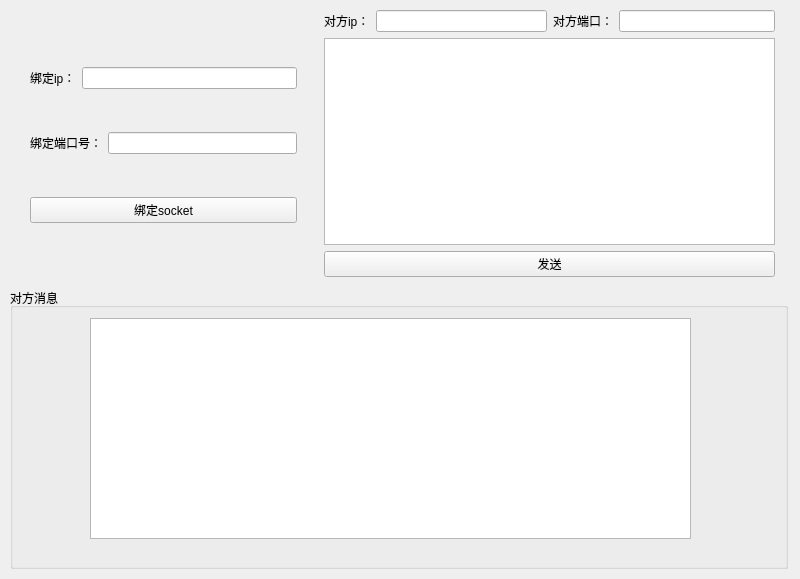
<?xml version="1.0" encoding="UTF-8"?>
<ui version="4.0">
 <class>Widget</class>
 <widget class="QWidget" name="Widget">
  <property name="geometry">
   <rect>
    <x>0</x>
    <y>0</y>
    <width>800</width>
    <height>579</height>
   </rect>
  </property>
  <property name="windowTitle">
   <string>Widget</string>
  </property>
  <widget class="QGroupBox" name="groupBox">
   <property name="geometry">
    <rect>
     <x>10</x>
     <y>288</y>
     <width>778</width>
     <height>281</height>
    </rect>
   </property>
   <property name="title">
    <string>对方消息</string>
   </property>
   <widget class="QTextEdit" name="recvMsgText">
    <property name="geometry">
     <rect>
      <x>80</x>
      <y>30</y>
      <width>601</width>
      <height>221</height>
     </rect>
    </property>
    <property name="readOnly">
     <bool>true</bool>
    </property>
   </widget>
  </widget>
  <widget class="QWidget" name="">
   <property name="geometry">
    <rect>
     <x>324</x>
     <y>10</y>
     <width>451</width>
     <height>267</height>
    </rect>
   </property>
   <layout class="QVBoxLayout" name="verticalLayout_2">
    <item>
     <layout class="QHBoxLayout" name="horizontalLayout_3">
      <item>
       <layout class="QHBoxLayout" name="horizontalLayout">
        <item>
         <widget class="QLabel" name="label">
          <property name="text">
           <string>对方ip：</string>
          </property>
         </widget>
        </item>
        <item>
         <widget class="QLineEdit" name="sendIpText"/>
        </item>
       </layout>
      </item>
      <item>
       <layout class="QHBoxLayout" name="horizontalLayout_2">
        <item>
         <widget class="QLabel" name="label_2">
          <property name="text">
           <string>对方端口：</string>
          </property>
         </widget>
        </item>
        <item>
         <widget class="QLineEdit" name="sendPortText"/>
        </item>
       </layout>
      </item>
     </layout>
    </item>
    <item>
     <layout class="QVBoxLayout" name="verticalLayout">
      <item>
       <widget class="QTextEdit" name="sendMsgText"/>
      </item>
      <item>
       <widget class="QPushButton" name="sendBtn">
        <property name="text">
         <string>发送</string>
        </property>
       </widget>
      </item>
     </layout>
    </item>
   </layout>
  </widget>
  <widget class="QWidget" name="">
   <property name="geometry">
    <rect>
     <x>30</x>
     <y>30</y>
     <width>267</width>
     <height>231</height>
    </rect>
   </property>
   <layout class="QVBoxLayout" name="verticalLayout_3">
    <item>
     <layout class="QHBoxLayout" name="horizontalLayout_4">
      <item>
       <widget class="QLabel" name="label_3">
        <property name="text">
         <string>绑定ip：</string>
        </property>
       </widget>
      </item>
      <item>
       <widget class="QLineEdit" name="bindIpText"/>
      </item>
     </layout>
    </item>
    <item>
     <layout class="QHBoxLayout" name="horizontalLayout_5">
      <item>
       <widget class="QLabel" name="label_4">
        <property name="text">
         <string>绑定端口号：</string>
        </property>
       </widget>
      </item>
      <item>
       <widget class="QLineEdit" name="bindPortText"/>
      </item>
     </layout>
    </item>
    <item>
     <layout class="QHBoxLayout" name="horizontalLayout_6">
      <item>
       <widget class="QPushButton" name="bindBtn">
        <property name="text">
         <string>绑定socket</string>
        </property>
       </widget>
      </item>
     </layout>
    </item>
   </layout>
  </widget>
 </widget>
 <resources/>
 <connections/>
</ui>
